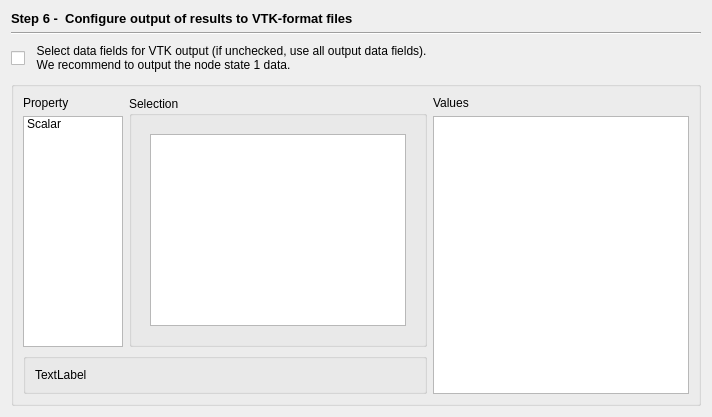
     <widget class="QWidget" name="page_5">
      <layout class="QVBoxLayout" name="verticalLayout_11">
       <item>
        <widget class="QLabel" name="label_7">
         <property name="sizePolicy">
          <sizepolicy hsizetype="Preferred" vsizetype="Fixed">
           <horstretch>0</horstretch>
           <verstretch>0</verstretch>
          </sizepolicy>
         </property>
         <property name="font">
          <font>
           <pointsize>10</pointsize>
           <weight>75</weight>
           <bold>true</bold>
          </font>
         </property>
         <property name="text">
          <string>Step 6 -  Configure output of results to VTK-format files</string>
         </property>
        </widget>
       </item>
       <item>
        <widget class="Line" name="line_8">
         <property name="orientation">
          <enum>Qt::Horizontal</enum>
         </property>
        </widget>
       </item>
       <item>
        <widget class="QCheckBox" name="c_PvnVTK">
         <property name="text">
          <string>  Select data fields for VTK output (if unchecked, use all output data fields).
  We recommend to output the node state 1 data. </string>
         </property>
        </widget>
       </item>
       <item>
        <widget class="QGroupBox" name="groupBox_3">
         <property name="title">
          <string/>
         </property>
         <layout class="QGridLayout" name="gridLayout_12">
          <item row="0" column="0">
           <widget class="QLabel" name="label_19">
            <property name="sizePolicy">
             <sizepolicy hsizetype="Preferred" vsizetype="Fixed">
              <horstretch>0</horstretch>
              <verstretch>0</verstretch>
             </sizepolicy>
            </property>
            <property name="text">
             <string>Property</string>
            </property>
           </widget>
          </item>
          <item row="0" column="1" rowspan="2">
           <widget class="QGroupBox" name="groupBox_15">
            <property name="sizePolicy">
             <sizepolicy hsizetype="Preferred" vsizetype="Expanding">
              <horstretch>0</horstretch>
              <verstretch>0</verstretch>
             </sizepolicy>
            </property>
            <property name="title">
             <string>Selection</string>
            </property>
            <layout class="QHBoxLayout" name="horizontalLayout_2">
             <item>
              <widget class="QStackedWidget" name="winStac">
               <widget class="QWidget" name="page_9">
                <layout class="QVBoxLayout" name="verticalLayout_8">
                 <item>
                  <widget class="QListWidget" name="listStatic">
                   <property name="isWrapping" stdset="0">
                    <bool>true</bool>
                   </property>
                   <property name="resizeMode">
                    <enum>QListView::Adjust</enum>
                   </property>
                  </widget>
                 </item>
                </layout>
               </widget>
              </widget>
             </item>
            </layout>
           </widget>
          </item>
          <item row="0" column="2">
           <widget class="QLabel" name="label_20">
            <property name="text">
             <string>Values</string>
            </property>
           </widget>
          </item>
          <item row="1" column="0">
           <widget class="QListWidget" name="keywdList">
            <property name="sizePolicy">
             <sizepolicy hsizetype="Fixed" vsizetype="Expanding">
              <horstretch>0</horstretch>
              <verstretch>0</verstretch>
             </sizepolicy>
            </property>
            <property name="minimumSize">
             <size>
              <width>100</width>
              <height>0</height>
             </size>
            </property>
            <property name="maximumSize">
             <size>
              <width>100</width>
              <height>16777215</height>
             </size>
            </property>
            <property name="toolTip">
             <string/>
            </property>
            <property name="batchSize">
             <number>50</number>
            </property>
            <item>
             <property name="text">
              <string>Scalar</string>
             </property>
            </item>
           </widget>
          </item>
          <item row="1" column="2" rowspan="2">
           <widget class="QListWidget" name="listVTK"/>
          </item>
          <item row="2" column="0" colspan="2">
           <widget class="QGroupBox" name="groupBox_16">
            <property name="sizePolicy">
             <sizepolicy hsizetype="Preferred" vsizetype="Minimum">
              <horstretch>0</horstretch>
              <verstretch>0</verstretch>
             </sizepolicy>
            </property>
            <property name="title">
             <string/>
            </property>
            <layout class="QVBoxLayout" name="verticalLayout_10">
             <item>
              <widget class="QLabel" name="lDesc">
               <property name="sizePolicy">
                <sizepolicy hsizetype="Preferred" vsizetype="Minimum">
                 <horstretch>0</horstretch>
                 <verstretch>0</verstretch>
                </sizepolicy>
               </property>
               <property name="text">
                <string>TextLabel</string>
               </property>
               <property name="wordWrap">
                <bool>true</bool>
               </property>
              </widget>
             </item>
            </layout>
           </widget>
          </item>
         </layout>
        </widget>
       </item>
      </layout>
     </widget>
